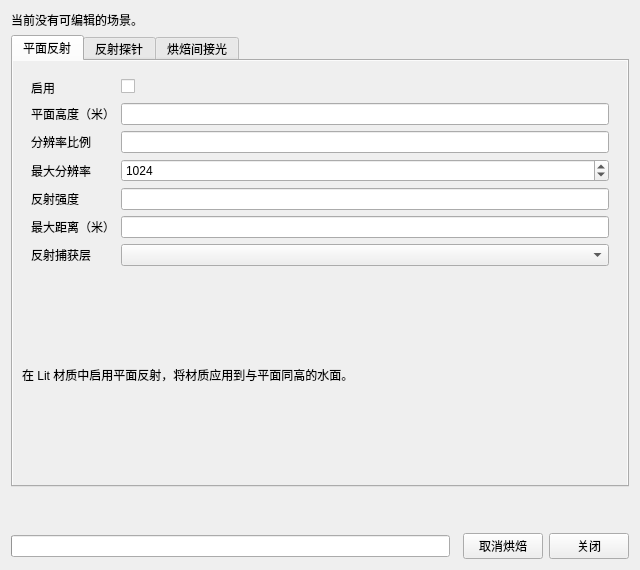
<?xml version='1.0' encoding='utf-8'?>
<ui version="4.0">
 <class>SpatialLightingForm</class>
 <widget class="QDialog" name="SpatialLightingForm">
  <property name="geometry">
   <rect>
    <x>0</x>
    <y>0</y>
    <width>640</width>
    <height>570</height>
   </rect>
  </property>
  <property name="windowTitle">
   <string>局部光照与反射</string>
  </property>
  <layout class="QVBoxLayout" name="dialogLayout">
   <item>
    <widget class="QLabel" name="availabilityLabel">
     <property name="text">
      <string>当前没有可编辑的场景。</string>
     </property>
     <property name="wordWrap">
      <bool>true</bool>
     </property>
    </widget>
   </item>
   <item>
    <widget class="QTabWidget" name="featureTabs">
     <widget class="QWidget" name="planarPage">
      <attribute name="title">
       <string>平面反射</string>
      </attribute>
      <layout class="QVBoxLayout" name="planarScrollLayout">
       <property name="leftMargin">
        <number>0</number>
       </property>
       <property name="rightMargin">
        <number>0</number>
       </property>
       <property name="topMargin">
        <number>0</number>
       </property>
       <property name="bottomMargin">
        <number>0</number>
       </property>
       <item>
        <widget class="QScrollArea" name="planarScrollArea">
         <property name="widgetResizable">
          <bool>true</bool>
         </property>
         <property name="frameShape">
          <enum>QFrame::NoFrame</enum>
         </property>
         <widget class="QWidget" name="planarScrollContent">
          <layout class="QVBoxLayout" name="planarPageLayout">
           <item>
            <widget class="QWidget" name="planarBody">
             <layout class="QFormLayout" name="planarFields">
              <property name="labelAlignment">
               <set>Qt::AlignLeft|Qt::AlignVCenter</set>
              </property>
              <property name="fieldGrowthPolicy">
               <enum>QFormLayout::AllNonFixedFieldsGrow</enum>
              </property>
              <item row="0" column="0">
               <widget class="QLabel" name="planarFieldsLabel0">
                <property name="text">
                 <string>启用</string>
                </property>
               </widget>
              </item>
              <item row="0" column="1">
               <widget class="QCheckBox" name="planarEnabled">
                <property name="accessibleName">
                 <string>启用平面反射</string>
                </property>
               </widget>
              </item>
              <item row="1" column="0">
               <widget class="QLabel" name="planarFieldsLabel1">
                <property name="text">
                 <string>平面高度（米）</string>
                </property>
               </widget>
              </item>
              <item row="1" column="1">
               <widget class="QLineEdit" name="planarHeight">
                <property name="accessibleName">
                 <string>平面高度（米）</string>
                </property>
               </widget>
              </item>
              <item row="2" column="0">
               <widget class="QLabel" name="planarFieldsLabel2">
                <property name="text">
                 <string>分辨率比例</string>
                </property>
               </widget>
              </item>
              <item row="2" column="1">
               <widget class="QLineEdit" name="planarScale">
                <property name="toolTip">
                 <string>相对主视口尺寸，范围 0.125–1。</string>
                </property>
                <property name="accessibleName">
                 <string>分辨率比例</string>
                </property>
               </widget>
              </item>
              <item row="3" column="0">
               <widget class="QLabel" name="planarFieldsLabel3">
                <property name="text">
                 <string>最大分辨率</string>
                </property>
               </widget>
              </item>
              <item row="3" column="1">
               <widget class="QSpinBox" name="planarResolution">
                <property name="keyboardTracking">
                 <bool>false</bool>
                </property>
                <property name="minimum">
                 <number>128</number>
                </property>
                <property name="maximum">
                 <number>4096</number>
                </property>
                <property name="value">
                 <number>1024</number>
                </property>
               </widget>
              </item>
              <item row="4" column="0">
               <widget class="QLabel" name="planarFieldsLabel4">
                <property name="text">
                 <string>反射强度</string>
                </property>
               </widget>
              </item>
              <item row="4" column="1">
               <widget class="QLineEdit" name="planarStrength">
                <property name="toolTip">
                 <string>范围 0–1。</string>
                </property>
                <property name="accessibleName">
                 <string>反射强度</string>
                </property>
               </widget>
              </item>
              <item row="5" column="0">
               <widget class="QLabel" name="planarFieldsLabel5">
                <property name="text">
                 <string>最大距离（米）</string>
                </property>
               </widget>
              </item>
              <item row="5" column="1">
               <widget class="QLineEdit" name="planarDistance">
                <property name="accessibleName">
                 <string>最大距离（米）</string>
                </property>
               </widget>
              </item>
              <item row="6" column="0">
               <widget class="QLabel" name="planarFieldsLabel6">
                <property name="text">
                 <string>反射捕获层</string>
                </property>
               </widget>
              </item>
              <item row="6" column="1">
               <widget class="LayerMaskCombo" name="planarMask" />
              </item>
             </layout>
            </widget>
           </item>
           <item>
            <widget class="QLabel" name="planarReceiverTip">
             <property name="text">
              <string>在 Lit 材质中启用平面反射，将材质应用到与平面同高的水面。</string>
             </property>
             <property name="wordWrap">
              <bool>true</bool>
             </property>
            </widget>
           </item>
           <item>
            <spacer name="planarBottom">
             <property name="orientation">
              <enum>Qt::Vertical</enum>
             </property>
             <property name="sizeType">
              <enum>QSizePolicy::Expanding</enum>
             </property>
            </spacer>
           </item>
          </layout>
         </widget>
        </widget>
       </item>
      </layout>
     </widget>
     <widget class="QWidget" name="probePage">
      <attribute name="title">
       <string>反射探针</string>
      </attribute>
      <layout class="QVBoxLayout" name="probeScrollLayout">
       <property name="leftMargin">
        <number>0</number>
       </property>
       <property name="rightMargin">
        <number>0</number>
       </property>
       <property name="topMargin">
        <number>0</number>
       </property>
       <property name="bottomMargin">
        <number>0</number>
       </property>
       <item>
        <widget class="QScrollArea" name="probeScrollArea">
         <property name="widgetResizable">
          <bool>true</bool>
         </property>
         <property name="frameShape">
          <enum>QFrame::NoFrame</enum>
         </property>
         <widget class="QWidget" name="probeScrollContent">
          <layout class="QVBoxLayout" name="probePageLayout">
           <item>
            <layout class="QHBoxLayout" name="probeToolbar">
             <item>
              <widget class="QComboBox" name="probeList">
               <property name="accessibleName">
                <string>探针</string>
               </property>
              </widget>
             </item>
             <item>
              <widget class="QPushButton" name="probeAdd">
               <property name="text">
                <string>添加探针</string>
               </property>
               <property name="autoDefault">
                <bool>false</bool>
               </property>
              </widget>
             </item>
             <item>
              <widget class="QPushButton" name="probeRemove">
               <property name="text">
                <string>移除</string>
               </property>
               <property name="autoDefault">
                <bool>false</bool>
               </property>
              </widget>
             </item>
            </layout>
           </item>
           <item>
            <widget class="QWidget" name="probeBody">
             <layout class="QFormLayout" name="probeFields">
              <property name="labelAlignment">
               <set>Qt::AlignLeft|Qt::AlignVCenter</set>
              </property>
              <property name="fieldGrowthPolicy">
               <enum>QFormLayout::AllNonFixedFieldsGrow</enum>
              </property>
              <item row="0" column="0">
               <widget class="QLabel" name="probeFieldsLabel0">
                <property name="text">
                 <string>烘焙资源</string>
                </property>
               </widget>
              </item>
              <item row="0" column="1">
               <widget class="ResourceField" name="probeAsset" />
              </item>
              <item row="1" column="0">
               <widget class="QLabel" name="probeFieldsLabel1">
                <property name="text">
                 <string>启用</string>
                </property>
               </widget>
              </item>
              <item row="1" column="1">
               <widget class="QCheckBox" name="probeEnabled">
                <property name="accessibleName">
                 <string>启用探针</string>
                </property>
               </widget>
              </item>
              <item row="2" column="0">
               <widget class="QLabel" name="probeFieldsLabel2">
                <property name="text">
                 <string>盒投影</string>
                </property>
               </widget>
              </item>
              <item row="2" column="1">
               <widget class="QCheckBox" name="probeProjection">
                <property name="accessibleName">
                 <string>启用盒投影</string>
                </property>
               </widget>
              </item>
              <item row="3" column="0">
               <widget class="QLabel" name="probeFieldsLabel3">
                <property name="text">
                 <string>捕获位置（米）</string>
                </property>
               </widget>
              </item>
              <item row="3" column="1">
               <layout class="QHBoxLayout" name="captureLayout">
                <item>
                 <widget class="QLabel" name="captureXLabel">
                  <property name="text">
                   <string>X</string>
                  </property>
                 </widget>
                </item>
                <item>
                 <widget class="QLineEdit" name="captureX">
                  <property name="accessibleName">
                   <string>捕获位置（米） X</string>
                  </property>
                 </widget>
                </item>
                <item>
                 <widget class="QLabel" name="captureYLabel">
                  <property name="text">
                   <string>Y</string>
                  </property>
                 </widget>
                </item>
                <item>
                 <widget class="QLineEdit" name="captureY">
                  <property name="accessibleName">
                   <string>捕获位置（米） Y</string>
                  </property>
                 </widget>
                </item>
                <item>
                 <widget class="QLabel" name="captureZLabel">
                  <property name="text">
                   <string>Z</string>
                  </property>
                 </widget>
                </item>
                <item>
                 <widget class="QLineEdit" name="captureZ">
                  <property name="accessibleName">
                   <string>捕获位置（米） Z</string>
                  </property>
                 </widget>
                </item>
               </layout>
              </item>
              <item row="4" column="0">
               <widget class="QLabel" name="probeFieldsLabel4">
                <property name="text">
                 <string>影响盒中心（米）</string>
                </property>
               </widget>
              </item>
              <item row="4" column="1">
               <layout class="QHBoxLayout" name="probeCenterLayout">
                <item>
                 <widget class="QLabel" name="probeCenterXLabel">
                  <property name="text">
                   <string>X</string>
                  </property>
                 </widget>
                </item>
                <item>
                 <widget class="QLineEdit" name="probeCenterX">
                  <property name="accessibleName">
                   <string>影响盒中心（米） X</string>
                  </property>
                 </widget>
                </item>
                <item>
                 <widget class="QLabel" name="probeCenterYLabel">
                  <property name="text">
                   <string>Y</string>
                  </property>
                 </widget>
                </item>
                <item>
                 <widget class="QLineEdit" name="probeCenterY">
                  <property name="accessibleName">
                   <string>影响盒中心（米） Y</string>
                  </property>
                 </widget>
                </item>
                <item>
                 <widget class="QLabel" name="probeCenterZLabel">
                  <property name="text">
                   <string>Z</string>
                  </property>
                 </widget>
                </item>
                <item>
                 <widget class="QLineEdit" name="probeCenterZ">
                  <property name="accessibleName">
                   <string>影响盒中心（米） Z</string>
                  </property>
                 </widget>
                </item>
               </layout>
              </item>
              <item row="5" column="0">
               <widget class="QLabel" name="probeFieldsLabel5">
                <property name="text">
                 <string>影响盒尺寸（米）</string>
                </property>
               </widget>
              </item>
              <item row="5" column="1">
               <layout class="QHBoxLayout" name="probeSizeLayout">
                <item>
                 <widget class="QLabel" name="probeSizeXLabel">
                  <property name="text">
                   <string>X</string>
                  </property>
                 </widget>
                </item>
                <item>
                 <widget class="QLineEdit" name="probeSizeX">
                  <property name="accessibleName">
                   <string>影响盒尺寸（米） X</string>
                  </property>
                 </widget>
                </item>
                <item>
                 <widget class="QLabel" name="probeSizeYLabel">
                  <property name="text">
                   <string>Y</string>
                  </property>
                 </widget>
                </item>
                <item>
                 <widget class="QLineEdit" name="probeSizeY">
                  <property name="accessibleName">
                   <string>影响盒尺寸（米） Y</string>
                  </property>
                 </widget>
                </item>
                <item>
                 <widget class="QLabel" name="probeSizeZLabel">
                  <property name="text">
                   <string>Z</string>
                  </property>
                 </widget>
                </item>
                <item>
                 <widget class="QLineEdit" name="probeSizeZ">
                  <property name="accessibleName">
                   <string>影响盒尺寸（米） Z</string>
                  </property>
                 </widget>
                </item>
               </layout>
              </item>
              <item row="6" column="0">
               <widget class="QLabel" name="probeFieldsLabel6">
                <property name="text">
                 <string>渐变距离（米）</string>
                </property>
               </widget>
              </item>
              <item row="6" column="1">
               <widget class="QLineEdit" name="probeBlend">
                <property name="toolTip">
                 <string>距离盒内边缘不足该值时，与全局天空渐变。</string>
                </property>
                <property name="accessibleName">
                 <string>渐变距离（米）</string>
                </property>
               </widget>
              </item>
              <item row="7" column="0">
               <widget class="QLabel" name="probeFieldsLabel7">
                <property name="text">
                 <string>反射强度</string>
                </property>
               </widget>
              </item>
              <item row="7" column="1">
               <widget class="QLineEdit" name="probeIntensity">
                <property name="accessibleName">
                 <string>反射强度</string>
                </property>
               </widget>
              </item>
              <item row="8" column="0">
               <widget class="QLabel" name="probeFieldsLabel8">
                <property name="text">
                 <string>优先级</string>
                </property>
               </widget>
              </item>
              <item row="8" column="1">
               <widget class="QLineEdit" name="probePriority">
                <property name="toolTip">
                 <string>重叠时优先使用较大的值。</string>
                </property>
                <property name="accessibleName">
                 <string>优先级</string>
                </property>
               </widget>
              </item>
              <item row="9" column="0">
               <widget class="QLabel" name="probeFieldsLabel9">
                <property name="text">
                 <string>接收层</string>
                </property>
               </widget>
              </item>
              <item row="9" column="1">
               <widget class="LayerMaskCombo" name="probeMask" />
              </item>
             </layout>
            </widget>
           </item>
           <item>
            <widget class="Line" name="probeDivider" />
           </item>
           <item>
            <widget class="QGroupBox" name="probeBakeGroup">
             <property name="title">
              <string>烘焙探针</string>
             </property>
             <layout class="QFormLayout" name="probeBakeGroupFields">
              <item row="0" column="0">
               <widget class="QLabel" name="probeBakeGroupFieldsLabel0">
                <property name="text">
                 <string>捕获每面尺寸</string>
                </property>
               </widget>
              </item>
              <item row="0" column="1">
               <widget class="QComboBox" name="probeBakeResolution">
                <property name="currentIndex">
                 <number>3</number>
                </property>
                <item>
                 <property name="text">
                  <string>16</string>
                 </property>
                </item>
                <item>
                 <property name="text">
                  <string>32</string>
                 </property>
                </item>
                <item>
                 <property name="text">
                  <string>64</string>
                 </property>
                </item>
                <item>
                 <property name="text">
                  <string>128</string>
                 </property>
                </item>
                <item>
                 <property name="text">
                  <string>256</string>
                 </property>
                </item>
                <item>
                 <property name="text">
                  <string>512</string>
                 </property>
                </item>
               </widget>
              </item>
              <item row="1" column="0">
               <widget class="QLabel" name="probeBakeGroupFieldsLabel1">
                <property name="text">
                 <string>反射每面尺寸</string>
                </property>
               </widget>
              </item>
              <item row="1" column="1">
               <widget class="QComboBox" name="probeReflectionResolution">
                <property name="currentIndex">
                 <number>2</number>
                </property>
                <item>
                 <property name="text">
                  <string>16</string>
                 </property>
                </item>
                <item>
                 <property name="text">
                  <string>32</string>
                 </property>
                </item>
                <item>
                 <property name="text">
                  <string>64</string>
                 </property>
                </item>
                <item>
                 <property name="text">
                  <string>128</string>
                 </property>
                </item>
                <item>
                 <property name="text">
                  <string>256</string>
                 </property>
                </item>
                <item>
                 <property name="text">
                  <string>512</string>
                 </property>
                </item>
               </widget>
              </item>
              <item row="2" column="0">
               <widget class="QLabel" name="probeBakeGroupFieldsLabel2">
                <property name="text">
                 <string>预滤波采样数</string>
                </property>
               </widget>
              </item>
              <item row="2" column="1">
               <widget class="QComboBox" name="probeSamples">
                <property name="currentIndex">
                 <number>3</number>
                </property>
                <item>
                 <property name="text">
                  <string>16</string>
                 </property>
                </item>
                <item>
                 <property name="text">
                  <string>32</string>
                 </property>
                </item>
                <item>
                 <property name="text">
                  <string>64</string>
                 </property>
                </item>
                <item>
                 <property name="text">
                  <string>128</string>
                 </property>
                </item>
                <item>
                 <property name="text">
                  <string>256</string>
                 </property>
                </item>
                <item>
                 <property name="text">
                  <string>512</string>
                 </property>
                </item>
               </widget>
              </item>
              <item row="3" column="0">
               <widget class="QLabel" name="probeBakeGroupFieldsLabel3">
                <property name="text">
                 <string>捕获距离（米）</string>
                </property>
               </widget>
              </item>
              <item row="3" column="1">
               <widget class="QLineEdit" name="probeCaptureDistance">
                <property name="text">
                 <string>150</string>
                </property>
                <property name="accessibleName">
                 <string>探针捕获距离</string>
                </property>
               </widget>
              </item>
              <item row="4" column="0">
               <widget class="QLabel" name="probeBakeGroupFieldsLabel4">
                <property name="text">
                 <string />
                </property>
               </widget>
              </item>
              <item row="4" column="1">
               <widget class="QCheckBox" name="probeStaticOnly">
                <property name="text">
                 <string>仅捕获静态对象</string>
                </property>
                <property name="checked">
                 <bool>true</bool>
                </property>
               </widget>
              </item>
              <item row="5" column="0">
               <widget class="QLabel" name="probeBakeGroupFieldsLabel5">
                <property name="text">
                 <string />
                </property>
               </widget>
              </item>
              <item row="5" column="1">
               <widget class="QPushButton" name="probeBake">
                <property name="text">
                 <string>烘焙所选探针</string>
                </property>
                <property name="autoDefault">
                 <bool>false</bool>
                </property>
               </widget>
              </item>
             </layout>
            </widget>
           </item>
           <item>
            <spacer name="probeBottom">
             <property name="orientation">
              <enum>Qt::Vertical</enum>
             </property>
             <property name="sizeType">
              <enum>QSizePolicy::Expanding</enum>
             </property>
            </spacer>
           </item>
          </layout>
         </widget>
        </widget>
       </item>
      </layout>
     </widget>
     <widget class="QWidget" name="indirectPage">
      <attribute name="title">
       <string>烘焙间接光</string>
      </attribute>
      <layout class="QVBoxLayout" name="indirectScrollLayout">
       <property name="leftMargin">
        <number>0</number>
       </property>
       <property name="rightMargin">
        <number>0</number>
       </property>
       <property name="topMargin">
        <number>0</number>
       </property>
       <property name="bottomMargin">
        <number>0</number>
       </property>
       <item>
        <widget class="QScrollArea" name="indirectScrollArea">
         <property name="widgetResizable">
          <bool>true</bool>
         </property>
         <property name="frameShape">
          <enum>QFrame::NoFrame</enum>
         </property>
         <widget class="QWidget" name="indirectScrollContent">
          <layout class="QVBoxLayout" name="indirectPageLayout">
           <item>
            <layout class="QHBoxLayout" name="indirectToolbar">
             <item>
              <widget class="QComboBox" name="indirectList">
               <property name="accessibleName">
                <string>体积</string>
               </property>
              </widget>
             </item>
             <item>
              <widget class="QPushButton" name="indirectAdd">
               <property name="text">
                <string>添加体积</string>
               </property>
               <property name="autoDefault">
                <bool>false</bool>
               </property>
              </widget>
             </item>
             <item>
              <widget class="QPushButton" name="indirectRemove">
               <property name="text">
                <string>移除</string>
               </property>
               <property name="autoDefault">
                <bool>false</bool>
               </property>
              </widget>
             </item>
            </layout>
           </item>
           <item>
            <widget class="QWidget" name="indirectBody">
             <layout class="QFormLayout" name="indirectFields">
              <property name="labelAlignment">
               <set>Qt::AlignLeft|Qt::AlignVCenter</set>
              </property>
              <property name="fieldGrowthPolicy">
               <enum>QFormLayout::AllNonFixedFieldsGrow</enum>
              </property>
              <item row="0" column="0">
               <widget class="QLabel" name="indirectFieldsLabel0">
                <property name="text">
                 <string>烘焙资源</string>
                </property>
               </widget>
              </item>
              <item row="0" column="1">
               <widget class="ResourceField" name="indirectAsset" />
              </item>
              <item row="1" column="0">
               <widget class="QLabel" name="indirectFieldsLabel1">
                <property name="text">
                 <string>体积中心（米）</string>
                </property>
               </widget>
              </item>
              <item row="1" column="1">
               <layout class="QHBoxLayout" name="indirectCenterLayout">
                <item>
                 <widget class="QLabel" name="indirectCenterXLabel">
                  <property name="text">
                   <string>X</string>
                  </property>
                 </widget>
                </item>
                <item>
                 <widget class="QLineEdit" name="indirectCenterX">
                  <property name="accessibleName">
                   <string>体积中心（米） X</string>
                  </property>
                 </widget>
                </item>
                <item>
                 <widget class="QLabel" name="indirectCenterYLabel">
                  <property name="text">
                   <string>Y</string>
                  </property>
                 </widget>
                </item>
                <item>
                 <widget class="QLineEdit" name="indirectCenterY">
                  <property name="accessibleName">
                   <string>体积中心（米） Y</string>
                  </property>
                 </widget>
                </item>
                <item>
                 <widget class="QLabel" name="indirectCenterZLabel">
                  <property name="text">
                   <string>Z</string>
                  </property>
                 </widget>
                </item>
                <item>
                 <widget class="QLineEdit" name="indirectCenterZ">
                  <property name="accessibleName">
                   <string>体积中心（米） Z</string>
                  </property>
                 </widget>
                </item>
               </layout>
              </item>
              <item row="2" column="0">
               <widget class="QLabel" name="indirectFieldsLabel2">
                <property name="text">
                 <string>体积尺寸（米）</string>
                </property>
               </widget>
              </item>
              <item row="2" column="1">
               <layout class="QHBoxLayout" name="indirectSizeLayout">
                <item>
                 <widget class="QLabel" name="indirectSizeXLabel">
                  <property name="text">
                   <string>X</string>
                  </property>
                 </widget>
                </item>
                <item>
                 <widget class="QLineEdit" name="indirectSizeX">
                  <property name="accessibleName">
                   <string>体积尺寸（米） X</string>
                  </property>
                 </widget>
                </item>
                <item>
                 <widget class="QLabel" name="indirectSizeYLabel">
                  <property name="text">
                   <string>Y</string>
                  </property>
                 </widget>
                </item>
                <item>
                 <widget class="QLineEdit" name="indirectSizeY">
                  <property name="accessibleName">
                   <string>体积尺寸（米） Y</string>
                  </property>
                 </widget>
                </item>
                <item>
                 <widget class="QLabel" name="indirectSizeZLabel">
                  <property name="text">
                   <string>Z</string>
                  </property>
                 </widget>
                </item>
                <item>
                 <widget class="QLineEdit" name="indirectSizeZ">
                  <property name="accessibleName">
                   <string>体积尺寸（米） Z</string>
                  </property>
                 </widget>
                </item>
               </layout>
              </item>
              <item row="3" column="0">
               <widget class="QLabel" name="indirectFieldsLabel3">
                <property name="text">
                 <string>渐变距离（米）</string>
                </property>
               </widget>
              </item>
              <item row="3" column="1">
               <widget class="QLineEdit" name="indirectBlend">
                <property name="accessibleName">
                 <string>渐变距离（米）</string>
                </property>
               </widget>
              </item>
              <item row="4" column="0">
               <widget class="QLabel" name="indirectFieldsLabel4">
                <property name="text">
                 <string>间接光强度</string>
                </property>
               </widget>
              </item>
              <item row="4" column="1">
               <widget class="QLineEdit" name="indirectIntensity">
                <property name="accessibleName">
                 <string>间接光强度</string>
                </property>
               </widget>
              </item>
              <item row="5" column="0">
               <widget class="QLabel" name="indirectFieldsLabel5">
                <property name="text">
                 <string>优先级</string>
                </property>
               </widget>
              </item>
              <item row="5" column="1">
               <widget class="QSpinBox" name="indirectPriority">
                <property name="keyboardTracking">
                 <bool>false</bool>
                </property>
                <property name="minimum">
                 <number>0</number>
                </property>
                <property name="maximum">
                 <number>255</number>
                </property>
               </widget>
              </item>
             </layout>
            </widget>
           </item>
           <item>
            <widget class="Line" name="indirectDivider" />
           </item>
           <item>
            <widget class="QGroupBox" name="indirectBakeGroup">
             <property name="title">
              <string>烘焙间接光体积</string>
             </property>
             <layout class="QFormLayout" name="indirectBakeGroupFields">
              <property name="labelAlignment">
               <set>Qt::AlignLeft|Qt::AlignVCenter</set>
              </property>
              <property name="fieldGrowthPolicy">
               <enum>QFormLayout::AllNonFixedFieldsGrow</enum>
              </property>
              <item row="0" column="0">
               <widget class="QLabel" name="bakeGridLabel">
                <property name="text">
                 <string>采样网格</string>
                </property>
               </widget>
              </item>
              <item row="0" column="1">
               <layout class="QHBoxLayout" name="bakeGridLayout">
                <item>
                 <widget class="QLabel" name="gridXLabel">
                  <property name="text">
                   <string>X</string>
                  </property>
                 </widget>
                </item>
                <item>
                 <widget class="QSpinBox" name="gridX">
                  <property name="minimum">
                   <number>1</number>
                  </property>
                  <property name="maximum">
                   <number>32</number>
                  </property>
                  <property name="value">
                   <number>3</number>
                  </property>
                  <property name="accessibleName">
                   <string>采样网格 X</string>
                  </property>
                 </widget>
                </item>
                <item>
                 <widget class="QLabel" name="gridYLabel">
                  <property name="text">
                   <string>Y</string>
                  </property>
                 </widget>
                </item>
                <item>
                 <widget class="QSpinBox" name="gridY">
                  <property name="minimum">
                   <number>1</number>
                  </property>
                  <property name="maximum">
                   <number>32</number>
                  </property>
                  <property name="value">
                   <number>2</number>
                  </property>
                  <property name="accessibleName">
                   <string>采样网格 Y</string>
                  </property>
                 </widget>
                </item>
                <item>
                 <widget class="QLabel" name="gridZLabel">
                  <property name="text">
                   <string>Z</string>
                  </property>
                 </widget>
                </item>
                <item>
                 <widget class="QSpinBox" name="gridZ">
                  <property name="minimum">
                   <number>1</number>
                  </property>
                  <property name="maximum">
                   <number>32</number>
                  </property>
                  <property name="value">
                   <number>3</number>
                  </property>
                  <property name="accessibleName">
                   <string>采样网格 Z</string>
                  </property>
                 </widget>
                </item>
               </layout>
              </item>
              <item row="1" column="0">
               <widget class="QLabel" name="indirectBakeGroupFieldsLabel1">
                <property name="text">
                 <string>捕获每面尺寸</string>
                </property>
               </widget>
              </item>
              <item row="1" column="1">
               <widget class="QComboBox" name="indirectBakeResolution">
                <property name="currentIndex">
                 <number>0</number>
                </property>
                <item>
                 <property name="text">
                  <string>16</string>
                 </property>
                </item>
                <item>
                 <property name="text">
                  <string>32</string>
                 </property>
                </item>
                <item>
                 <property name="text">
                  <string>64</string>
                 </property>
                </item>
                <item>
                 <property name="text">
                  <string>128</string>
                 </property>
                </item>
                <item>
                 <property name="text">
                  <string>256</string>
                 </property>
                </item>
                <item>
                 <property name="text">
                  <string>512</string>
                 </property>
                </item>
               </widget>
              </item>
              <item row="2" column="0">
               <widget class="QLabel" name="indirectBakeGroupFieldsLabel2">
                <property name="text">
                 <string>捕获距离（米）</string>
                </property>
               </widget>
              </item>
              <item row="2" column="1">
               <widget class="QLineEdit" name="indirectCaptureDistance">
                <property name="text">
                 <string>150</string>
                </property>
                <property name="accessibleName">
                 <string>间接光捕获距离</string>
                </property>
               </widget>
              </item>
              <item row="3" column="0">
               <widget class="QLabel" name="indirectBakeGroupFieldsLabel3">
                <property name="text">
                 <string />
                </property>
               </widget>
              </item>
              <item row="3" column="1">
               <widget class="QCheckBox" name="indirectStaticOnly">
                <property name="text">
                 <string>仅捕获静态对象</string>
                </property>
                <property name="checked">
                 <bool>true</bool>
                </property>
               </widget>
              </item>
              <item row="4" column="0">
               <widget class="QLabel" name="indirectBakeGroupFieldsLabel4">
                <property name="text">
                 <string />
                </property>
               </widget>
              </item>
              <item row="4" column="1">
               <widget class="QPushButton" name="indirectBake">
                <property name="text">
                 <string>烘焙所选体积</string>
                </property>
                <property name="autoDefault">
                 <bool>false</bool>
                </property>
               </widget>
              </item>
             </layout>
            </widget>
           </item>
           <item>
            <spacer name="indirectBottom">
             <property name="orientation">
              <enum>Qt::Vertical</enum>
             </property>
             <property name="sizeType">
              <enum>QSizePolicy::Expanding</enum>
             </property>
            </spacer>
           </item>
          </layout>
         </widget>
        </widget>
       </item>
      </layout>
     </widget>
    </widget>
   </item>
   <item>
    <widget class="QLabel" name="statusLabel">
     <property name="text">
      <string />
     </property>
     <property name="wordWrap">
      <bool>true</bool>
     </property>
    </widget>
   </item>
   <item>
    <widget class="QLabel" name="bakeStatusLabel">
     <property name="text">
      <string />
     </property>
     <property name="wordWrap">
      <bool>true</bool>
     </property>
    </widget>
   </item>
   <item>
    <layout class="QHBoxLayout" name="footerLayout">
     <item>
      <widget class="QProgressBar" name="bakeProgress">
       <property name="visible">
        <bool>false</bool>
       </property>
      </widget>
     </item>
     <item>
      <spacer name="footerRemainder">
       <property name="orientation">
        <enum>Qt::Horizontal</enum>
       </property>
       <property name="sizeType">
        <enum>QSizePolicy::Expanding</enum>
       </property>
      </spacer>
     </item>
     <item>
      <widget class="QPushButton" name="cancelBake">
       <property name="text">
        <string>取消烘焙</string>
       </property>
       <property name="autoDefault">
        <bool>false</bool>
       </property>
      </widget>
     </item>
     <item>
      <widget class="QPushButton" name="closeButton">
       <property name="text">
        <string>关闭</string>
       </property>
       <property name="autoDefault">
        <bool>false</bool>
       </property>
      </widget>
     </item>
    </layout>
   </item>
  </layout>
  <action name="windowMenuAction">
   <property name="text">
    <string>窗口</string>
   </property>
  </action>
 </widget>
 <customwidgets>
  <customwidget>
   <class>LayerMaskCombo</class>
   <extends>QComboBox</extends>
   <header>LayerMaskCombo.h</header>
  </customwidget>
  <customwidget>
   <class>ResourceField</class>
   <extends>QWidget</extends>
   <header>ResourceField.h</header>
   <container>1</container>
  </customwidget>
 </customwidgets>
 <resources />
 <connections />
</ui>
